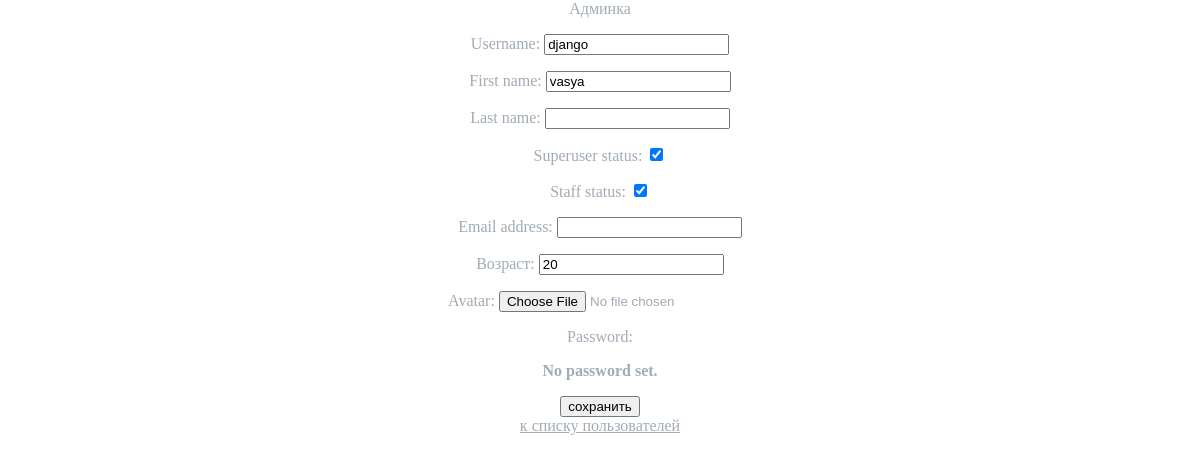
Page /myadmin/user/update/1/ (signed in) on the committed database.
### authapp/models.py (models this page shows, shortened)
class ShopUser(AbstractUser):
    age = models.PositiveSmallIntegerField(verbose_name='возраст', null=True)
    avatar = models.ImageField(upload_to='users_avatars', blank=True)
    class Meta:
        ordering = ['-is_active', '-is_superuser', '-is_staff', 'username']

### adminapp/views.py (the view)
# urls.py: path('user/update/<int:pk>/', adminapp.user_update, name='user_update'),
@user_passes_test(lambda x: x.is_superuser)
def user_update(request, pk):
    edit_user = get_object_or_404(ShopUser, pk=pk)
    if request.method == 'POST':
        edit_form = AdminShopUserEditForm(request.POST, request.FILES, instance=edit_user)
        if edit_form.is_valid():
            edit_form.save()
            return HttpResponseRedirect(reverse('myadmin:user_update', args=[edit_user.pk]))
    else:
        edit_form = AdminShopUserEditForm(instance=edit_user)
    context = {
        'page_title': 'пользователи/редактирование',
        'user_form': edit_form
    }
    return render(request, 'adminapp/user_create.html', context)

### adminapp/forms.py
class AdminShopUserEditForm(UserChangeForm):
    class Meta:
        model = get_user_model()
        fields = (
            'username', 'first_name', 'last_name', 'is_superuser',
            'is_staff', 'email', 'age', 'avatar'
        )
    def __init__(self, *args, **kwargs):
        super().__init__(*args, **kwargs)
        for field_name, field in self.fields.items():
            field.widget.attrs['class'] = 'form-control'
            field.help_text = ''

### mainapp/context_processors.py (called while the page is built)
def catalog_menu(request):
    return {
        'catalog_menu': ProductCategory.objects.filter(is_active=True),
        }

### adminapp/templates/adminapp/user_create.html (shortened to what this page needs)
{% extends 'adminapp/base.html' %}
{% block container %}
    <div class="login">
        <form class="form-horizontal" method="post" enctype="multipart/form-data">
            {{ user_form.as_p }}
            <input class="form-control" type="submit" value="сохранить">
        </form>
        <a href="{% url 'myadmin:index' %}"
           class="btn btn-primary form-control last">
            к списку пользователей
        </a>
    </div>
{% endblock %}

### static/css/admin-style.css (style rules this page uses)
body { margin: 0; background-image: url(../img/back-img.jpg); }
.login { text-align: center; color: #a1abb5; }
.last { color: #a1abb5; }

### rows in the picture
ShopUser: username "django", first_name "vasya", is_superuser "☑", is_staff "☑", age "20"
